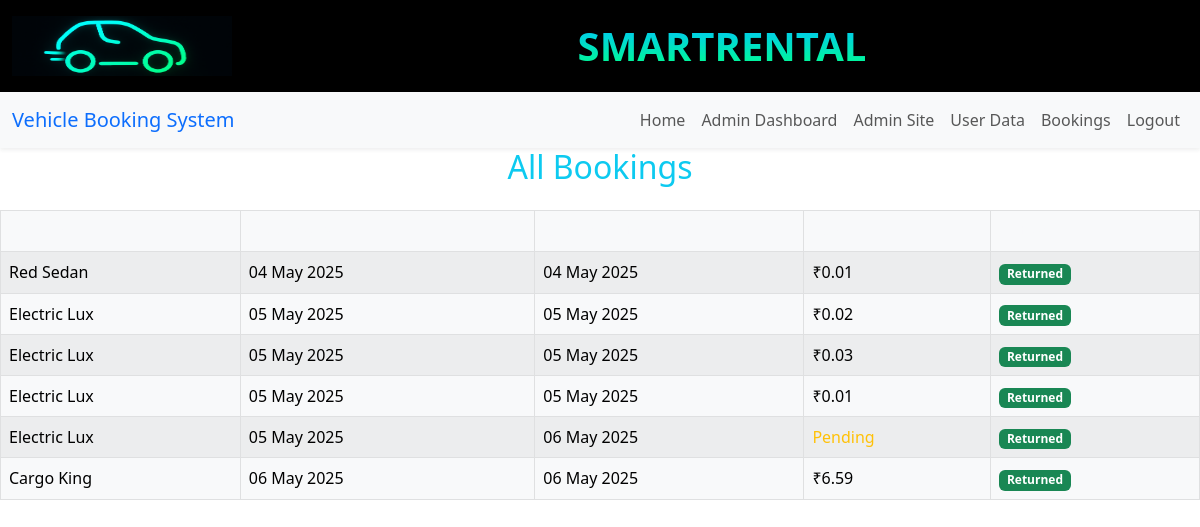
The page /bookings/ (signed in) on the database as committed earlier.
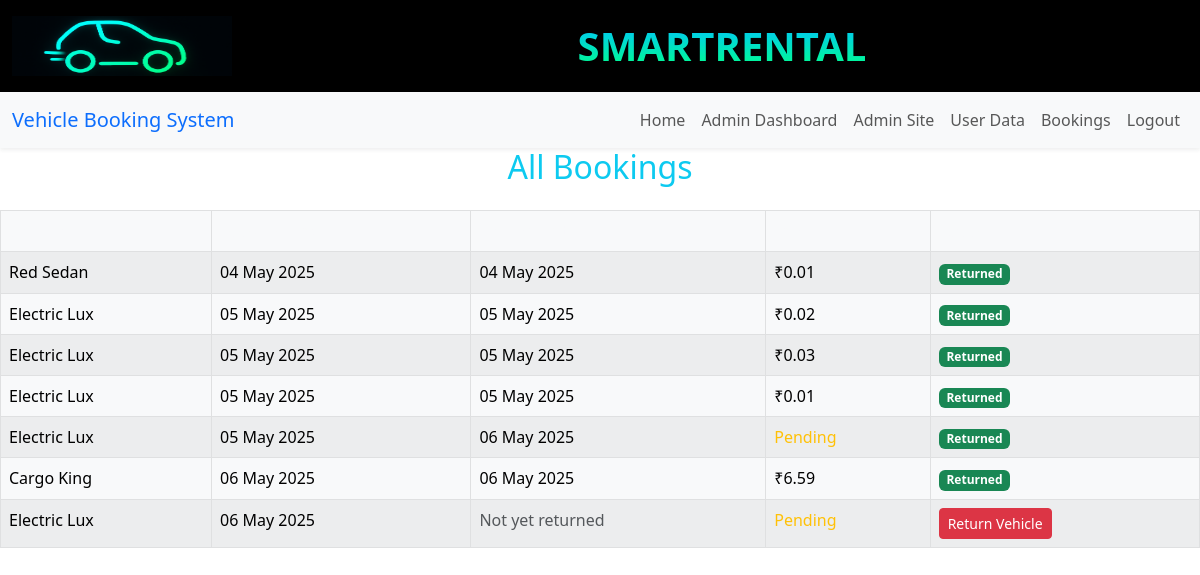
The same page on the database as committed later.
### vehicles/models.py (models this page shows, shortened)
class Booking(models.Model):
    user = models.ForeignKey('auth.User', on_delete=models.CASCADE)
    vehicle = models.ForeignKey('Vehicle', on_delete=models.CASCADE)
    booking_date = models.DateTimeField(auto_now_add=True)
    return_date = models.DateTimeField(null=True, blank=True)
    fare = models.DecimalField(max_digits=10, decimal_places=2, null=True, blank=True)
    total_fare = models.FloatField(default=0)
    paid = models.BooleanField(default=False)
    is_returned = models.BooleanField(default=False)

class Vehicle(models.Model):
    make = models.CharField(max_length=100)
    model_name = models.CharField(max_length=100)
    name = models.CharField(max_length=100)
    vehicle_type = models.CharField(max_length=50)
    fare = models.DecimalField(max_digits=10, decimal_places=2)
    available = models.BooleanField(default=True)
    image = models.ImageField(upload_to=vehicle_image_upload_path, blank=True, null=True)

### vehicles/views.py (the view)
# urls.py: path('bookings/', views.booking_list, name='booking_list'),
@login_required
def booking_list(request):
    if request.user.is_staff:
        bookings = Booking.objects.select_related('user', 'vehicle').all()
    else:
        bookings = Booking.objects.select_related('vehicle').filter(user=request.user)
    return render(request, 'vehicles/booking_list.html', {'bookings': bookings})

### vehicles/context_processors.py (called while the page is built)
def latest_unpaid_booking(request):
    if request.user.is_authenticated and not request.user.is_staff:
        booking = Booking.objects.filter(user=request.user, paid=False).last()
        return {'latest_booking': booking}
    return {}

### templates/vehicles/booking_list.html
{% extends 'vehicles/base.html' %}
{% load static %}
{% block content %}
    <h2 class="text-center mb-4 text-info">All Bookings</h2>
    <div class="table-responsive">
        <table class="table table-striped table-bordered table-light">
            <thead class="bg-dark text-light">
                <tr>
                    <th>Vehicle</th>
                    <th>Booking Date</th>
                    <th>Return Date</th>
                    <th>Fare</th>
                    <th>Action</th>
                </tr>
            </thead>
            <tbody>
                {% for booking in bookings %}
                <tr>
                    <td>{{ booking.vehicle.name }}</td>
                    <td>{{ booking.booking_date|date:"d M Y" }}</td>
                    <td>
                        {% if booking.return_date %}
                            {{ booking.return_date|date:"d M Y" }}
                        {% else %}
                            <span class="text-muted">Not yet returned</span>
                        {% endif %}
                    </td>
                    <td>
                        {% if booking.fare %}
                            ₹{{ booking.fare|floatformat:2 }}
                        {% else %}
                            <span class="text-warning">Pending</span>
                        {% endif %}
                    </td>
                    <td>
                        {% if not booking.return_date %}
                            <a href="{% url 'return_vehicle' booking.id %}" class="btn btn-danger btn-sm">Return Vehicle</a>
                        {% else %}
                            <span class="badge bg-success">Returned</span>
                        {% endif %}
                    </td>
                </tr>
                {% empty %}
                <tr><td colspan="5" class="text-center text-muted">No bookings found.</td></tr>
                {% endfor %}
            </tbody>
        </table>
    </div>
{% endblock %}

Rows that differ between the two databases and show on the page:
added Booking: vehicle.name "Electric Lux", booking_date "06 May 2025", shows "Not yet returned", shows "Pending", shows "Return Vehicle"
